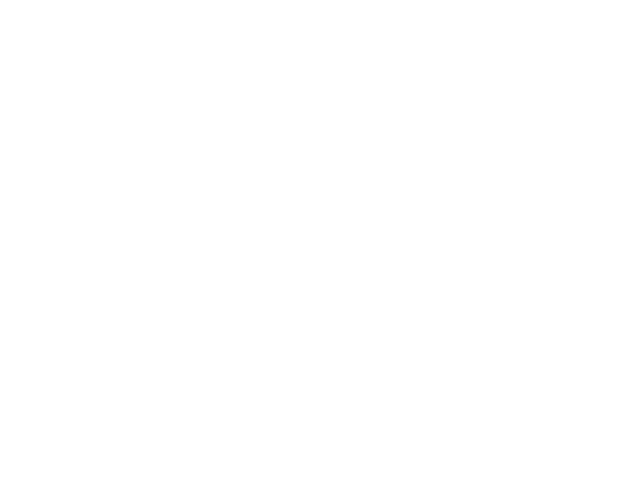
Frame 1 (no input)
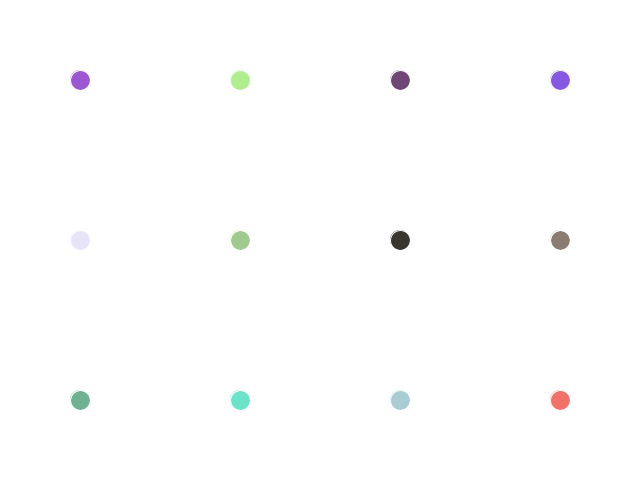
Frame 60 (the mouse pressed at the canvas centre just before this capture)
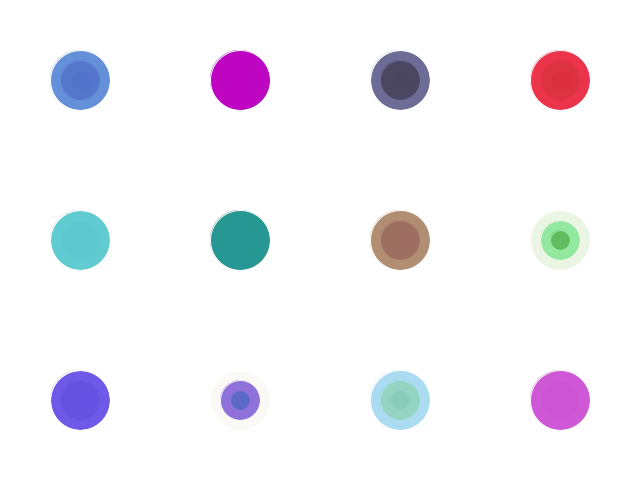
Frame 120 (the mouse held since frame 60 and released just before this capture)

The Processing sketch that drew these frames (run headless with seeded random() and noise(); from frame 60 on, the mouse is pressed at the canvas centre):

// Processing sketch: processing_159751
// ── processing_159751.pde

float r;
float g;
float b;
float a;

float diam;
float x;
float y;
int count;
int state;

void setup() {
  size(640,480);
  background(255);
  smooth();    
   count = 0;
  state = 0;
 
}


void draw() {
  print(state);
  // Each time through draw(), new random numbers are picked for a new ellipse.
  count++;
  if(count > 30){
    count = 0;
    state++;
    if(state > 8){
       state = 0;
       background(random(255),random(255),random(255));
    }
    
  }
   diam = state * 20;
  r = random(255);
  g = random(255);
  b = random(255);
  a = random(255);
  //diam = random(20);
  x = int(random(width/160))*160;
  y = int(random(height/160))*160;
  

  // Use values to draw an ellipse
 stroke(255); // noStroke();
  fill(r,g,b,a);
  ellipse(x+80,y+80,diam,diam);
}
